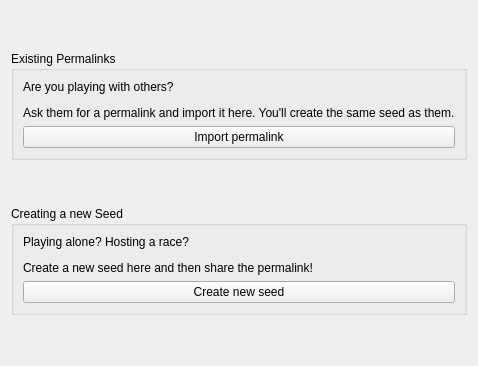
          <widget class="QWidget" name="tab_play">
           <attribute name="title">
            <string>Play</string>
           </attribute>
           <layout class="QVBoxLayout" name="verticalLayout_3">
            <item>
             <spacer name="play_top_spacer">
              <property name="orientation">
               <enum>Qt::Vertical</enum>
              </property>
              <property name="sizeHint" stdset="0">
               <size>
                <width>20</width>
                <height>40</height>
               </size>
              </property>
             </spacer>
            </item>
            <item>
             <widget class="QGroupBox" name="play_existing_permalink_group">
              <property name="title">
               <string>Existing Permalinks</string>
              </property>
              <layout class="QGridLayout" name="gridLayout_8">
               <item row="0" column="0">
                <widget class="QLabel" name="import_permalink_label">
                 <property name="text">
                  <string>&lt;html&gt;&lt;head/&gt;&lt;body&gt;&lt;p&gt;Are you playing with others?&lt;/p&gt;&lt;p&gt;Ask them for a permalink and import it here. You'll create the same seed as them.&lt;/p&gt;&lt;/body&gt;&lt;/html&gt;</string>
                 </property>
                </widget>
               </item>
               <item row="1" column="0">
                <widget class="QPushButton" name="import_permalink_button">
                 <property name="text">
                  <string>Import permalink</string>
                 </property>
                </widget>
               </item>
              </layout>
             </widget>
            </item>
            <item>
             <spacer name="play_middle_spacer">
              <property name="orientation">
               <enum>Qt::Vertical</enum>
              </property>
              <property name="sizeHint" stdset="0">
               <size>
                <width>20</width>
                <height>40</height>
               </size>
              </property>
             </spacer>
            </item>
            <item>
             <widget class="QGroupBox" name="play_new_permalink_group">
              <property name="title">
               <string>Creating a new Seed</string>
              </property>
              <layout class="QGridLayout" name="gridLayout_5">
               <item row="0" column="0">
                <widget class="QLabel" name="create_new_seed_label">
                 <property name="text">
                  <string>&lt;html&gt;&lt;head/&gt;&lt;body&gt;&lt;p&gt;Playing alone? Hosting a race?&lt;/p&gt;&lt;p&gt;Create a new seed here and then share the permalink!&lt;/p&gt;&lt;/body&gt;&lt;/html&gt;</string>
                 </property>
                </widget>
               </item>
               <item row="1" column="0">
                <widget class="QPushButton" name="create_new_seed_button">
                 <property name="text">
                  <string>Create new seed</string>
                 </property>
                </widget>
               </item>
              </layout>
             </widget>
            </item>
            <item>
             <spacer name="play_bottom_spacer">
              <property name="orientation">
               <enum>Qt::Vertical</enum>
              </property>
              <property name="sizeHint" stdset="0">
               <size>
                <width>20</width>
                <height>40</height>
               </size>
              </property>
             </spacer>
            </item>
           </layout>
          </widget>
